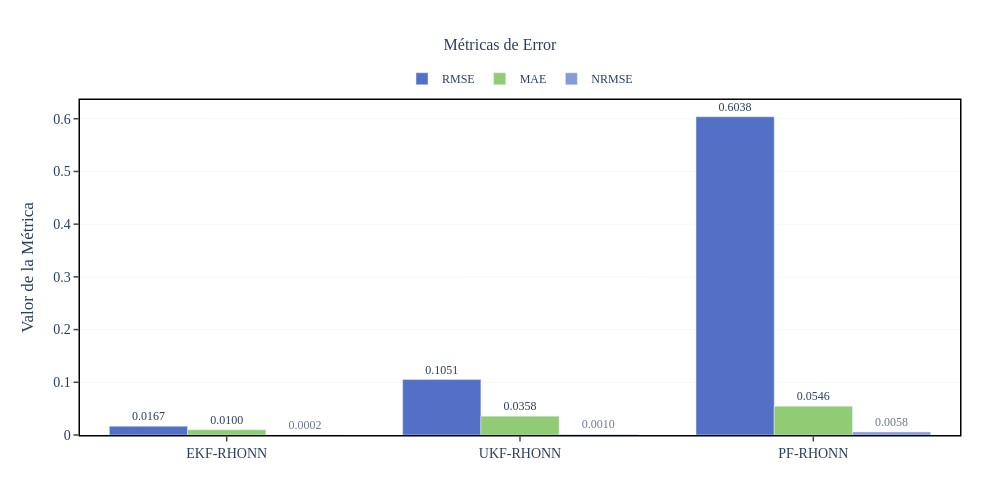

The cell this chart's notebook holds for it:
### Code cell
# ============================================================
# Gráfica de Métricas de Error (RMSE, MAE, NRMSE)
# ============================================================

print("\nCalculando métricas de error adicionales...")

# Calcular errores para cada filtro
errors_ekf = x_true - x_est_ekf
errors_ukf = x_true - x_est_ukf
errors_pf = x_true - x_est_pf

# RMSE (Root Mean Square Error)
rmse_ekf = np.sqrt(np.mean(errors_ekf**2))
rmse_ukf = np.sqrt(np.mean(errors_ukf**2))
rmse_pf = np.sqrt(np.mean(errors_pf**2))

# MAE (Mean Absolute Error)
mae_ekf = np.mean(np.abs(errors_ekf))
mae_ukf = np.mean(np.abs(errors_ukf))
mae_pf = np.mean(np.abs(errors_pf))

# NRMSE (Normalized RMSE) - normalizado por el rango de los datos
data_range = np.max(x_true) - np.min(x_true)
nrmse_ekf = rmse_ekf / data_range
nrmse_ukf = rmse_ukf / data_range
nrmse_pf = rmse_pf / data_range

print(f"\nMétricas de Error Globales:")
print(f"EKF-RHONN: RMSE={rmse_ekf:.4f}, MAE={mae_ekf:.4f}, NRMSE={nrmse_ekf:.4f}")
print(f"UKF-RHONN: RMSE={rmse_ukf:.4f}, MAE={mae_ukf:.4f}, NRMSE={nrmse_ukf:.4f}")
print(f"PF-RHONN:  RMSE={rmse_pf:.4f}, MAE={mae_pf:.4f}, NRMSE={nrmse_pf:.4f}")

# Crear gráfica de barras agrupadas
fig_metrics = go.Figure()

filters = ['EKF-RHONN', 'UKF-RHONN', 'PF-RHONN']

fig_metrics.add_trace(go.Bar(
    name='RMSE',
    x=filters,
    y=[rmse_ekf, rmse_ukf, rmse_pf],
    marker_color='#5470C6',
    text=[f'{rmse_ekf:.4f}', f'{rmse_ukf:.4f}', f'{rmse_pf:.4f}'],
    textposition='outside',
    textfont=dict(size=12)
))

fig_metrics.add_trace(go.Bar(
    name='MAE',
    x=filters,
    y=[mae_ekf, mae_ukf, mae_pf],
    marker_color='#91CC75',
    text=[f'{mae_ekf:.4f}', f'{mae_ukf:.4f}', f'{mae_pf:.4f}'],
    textposition='outside',
    textfont=dict(size=12)
))

fig_metrics.add_trace(go.Bar(
    name='NRMSE',
    x=filters,
    y=[nrmse_ekf, nrmse_ukf, nrmse_pf],
    marker_color='#5470C6',
    text=[f'{nrmse_ekf:.4f}', f'{nrmse_ukf:.4f}', f'{nrmse_pf:.4f}'],
    textposition='outside',
    textfont=dict(size=12),
    opacity=0.7
))

fig_metrics.update_layout(
    title={
        'text': 'Métricas de Error',
        'x': 0.5,
        'xanchor': 'center',
        'font': {'size': thesis_config['title_font_size'], 'family': thesis_config['font_family']}
    },
    xaxis_title='',
    yaxis_title='Valor de la Métrica',
    yaxis=dict(
        showgrid=True,
        gridcolor=thesis_config['grid_color'],
        gridwidth=thesis_config['grid_width'],
        showline=True,
        linewidth=1.5,
        linecolor='black',
        mirror=True,
        ticks='outside',
        tickwidth=1.5,
        ticklen=5
    ),
    xaxis=dict(
        showline=True,
        linewidth=1.5,
        linecolor='black',
        mirror=True,
        ticks='outside',
        tickwidth=1.5,
        ticklen=5
    ),
    legend=dict(
        orientation='h',
        yanchor='bottom',
        y=1.02,
        xanchor='center',
        x=0.5,
        bgcolor='rgba(255, 255, 255, 0)',
        font=dict(size=thesis_config['legend_font_size'], family=thesis_config['font_family'])
    ),
    barmode='group',
    font=dict(size=thesis_config['font_size'], family=thesis_config['font_family']),
    plot_bgcolor='white',
    paper_bgcolor='white',
    width=thesis_config['plot_width'],
    height=thesis_config['plot_height'],
    margin=dict(l=80, r=40, t=100, b=60)
)

fig_metrics.show()

### Figure 1 — Plotly figure (JSON) as saved in the notebook; plotly's stock layout.template omitted (floating-point values rounded to 4 significant figures)
{"data": [{"marker": {"color": "#5470C6"}, "name": "RMSE", "text": ["0.0167", "0.1051", "0.6038"], "textfont": {"size": 12}, "textposition": "outside", "type": "bar", "x": ["EKF-RHONN", "UKF-RHONN", "PF-RHONN"], "y": [0.01674, 0.1051, 0.6038]}, {"marker": {"color": "#91CC75"}, "name": "MAE", "text": ["0.0100", "0.0358", "0.0546"], "textfont": {"size": 12}, "textposition": "outside", "type": "bar", "x": ["EKF-RHONN", "UKF-RHONN", "PF-RHONN"], "y": [0.01002, 0.03577, 0.05465]}, {"marker": {"color": "#5470C6"}, "name": "NRMSE", "opacity": 0.7, "text": ["0.0002", "0.0010", "0.0058"], "textfont": {"size": 12}, "textposition": "outside", "type": "bar", "x": ["EKF-RHONN", "UKF-RHONN", "PF-RHONN"], "y": [0.0001616, 0.001016, 0.005831]}], "layout": {"barmode": "group", "font": {"family": "Computer Modern, serif", "size": 14}, "height": 500, "legend": {"bgcolor": "rgba(255, 255, 255, 0)", "font": {"family": "Computer Modern, serif", "size": 12}, "orientation": "h", "x": 0.5, "xanchor": "center", "y": 1.02, "yanchor": "bottom"}, "margin": {"b": 60, "l": 80, "r": 40, "t": 100}, "paper_bgcolor": "white", "plot_bgcolor": "white", "title": {"font": {"family": "Computer Modern, serif", "size": 16}, "text": "Métricas de Error", "x": 0.5, "xanchor": "center"}, "width": 1000, "xaxis": {"linecolor": "black", "linewidth": 1.5, "mirror": true, "showline": true, "ticklen": 5, "ticks": "outside", "tickwidth": 1.5, "title": {"text": ""}}, "yaxis": {"gridcolor": "rgba(200, 200, 200, 0.3)", "gridwidth": 0.5, "linecolor": "black", "linewidth": 1.5, "mirror": true, "showgrid": true, "showline": true, "ticklen": 5, "ticks": "outside", "tickwidth": 1.5, "title": {"text": "Valor de la Métrica"}}}}
